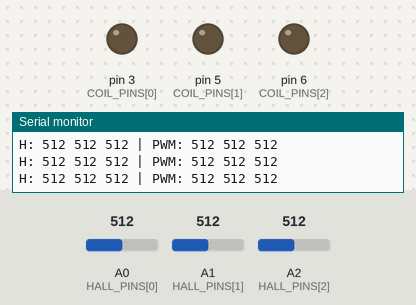
This sketch was run on a simulated Arduino Nano, built with avr-gcc and run on an emulated ATmega328P. On the bench: output pins drawn as LEDs (lit = HIGH), the last lines printed to the serial monitor. The inputs (shaded band) are chosen by the test bench; at power-on: A0 (HALL_PINS[0]) = 512, A1 (HALL_PINS[1]) = 512, A2 (HALL_PINS[2]) = 512.

Above: at 4.1 s.
4.2 s: A0 (HALL_PINS[0]) set to 306
At 5.2 s:
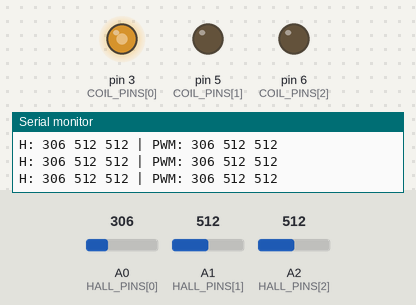
5.7 s: A1 (HALL_PINS[1]) set to 170
At 6.3 s:
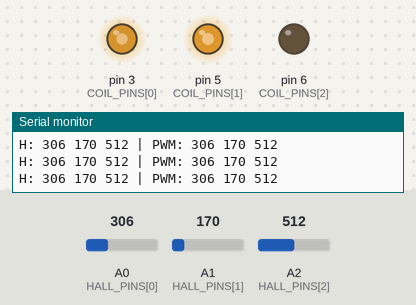
7.2 s: A2 (HALL_PINS[2]) set to 306
At 7.5 s:
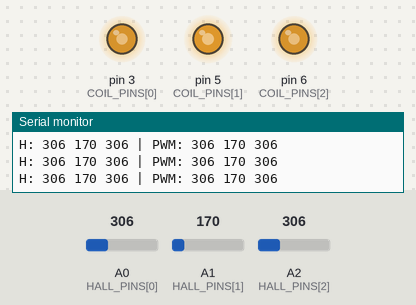
8.7 s: A1 (HALL_PINS[1]) set to 190
10.2 s: A0 (HALL_PINS[0]) set to 511
At 11.0 s:
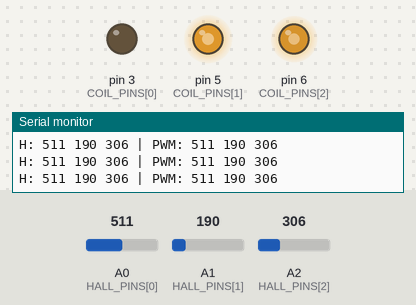
11.7 s: A2 (HALL_PINS[2]) set to 511
At 12.0 s:
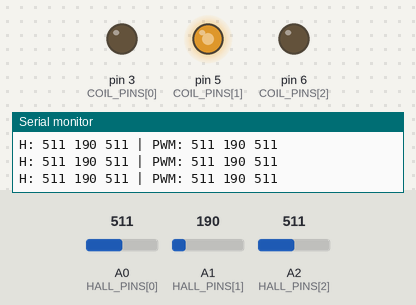
Timing chart, 0 to 14.2 s (numbered marks = the images above; inputs shaded):
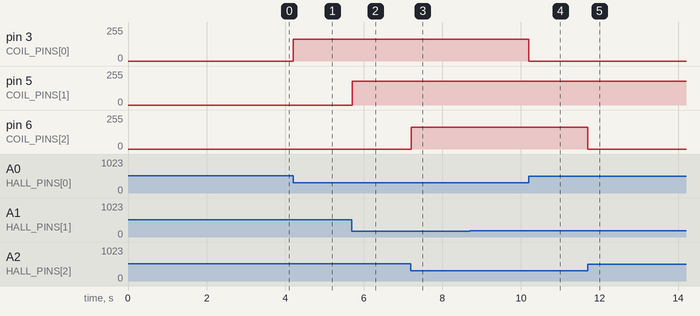

The sketch:

magnet.ino
```cpp
/*
  MAGNET — 3-coil levitation experiment
  Arduino Nano / ATmega328P

  Hardware:
    A0, A1, A2 : Hall sensors
    D3, D5, D6  : PWM -> MOSFET gate drivers for coils

  IMPORTANT:
  - Never drive a coil directly from an Arduino pin.
  - Use logic-level N-MOSFETs, flyback diodes, and a separate coil supply.
  - This is a STARTING controller, not a tuned levitation controller.
  - Hall sensor polarity and coil polarity must be calibrated experimentally.

  Concept:
  Three coils are arranged symmetrically around the steel ball.
  Each Hall sensor measures the local magnetic field.
  The controller uses the difference between each sensor and its calibrated
  center value to produce a correction for the corresponding coil.

  First test with very low PWM and WITHOUT the 40 g ball.
*/

const byte HALL_PINS[3] = {A0, A1, A2};
const byte COIL_PINS[3] = {3, 5, 6};

// Calibration: measured Hall value when the ball is at the desired center.
// Replace these after calibration.
float hallCenter[3] = {512.0, 512.0, 512.0};

// Controller gains — MUST be tuned experimentally.
float Kp[3] = {0.8, 0.8, 0.8};
float Kd[3] = {0.15, 0.15, 0.15};

// Feed-forward holding current.
// Start at zero. Increase very carefully only after feedback works.
int basePWM = 0;

float previousError[3] = {0, 0, 0};

const int PWM_MIN = 0;
const int PWM_MAX = 180;       // deliberately conservative starting limit
const unsigned long LOOP_US = 2000; // 500 Hz

unsigned long lastLoop = 0;

void setup() {
  Serial.begin(115200);

  for (int i = 0; i < 3; i++) {
    pinMode(HALL_PINS[i], INPUT);
    pinMode(COIL_PINS[i], OUTPUT);
    analogWrite(COIL_PINS[i], 0);
  }

  delay(1000);

  // Average a few hundred samples to get initial center values.
  // Keep the ball mechanically fixed at the desired center during this step.
  for (int i = 0; i < 3; i++) {
    long sum = 0;
    for (int n = 0; n < 300; n++) {
      sum += analogRead(HALL_PINS[i]);
      delay(2);
    }
    hallCenter[i] = sum / 300.0;
  }

  Serial.println(F("MAGNET controller started"));
  Serial.println(F("Hall centers:"));
  for (int i = 0; i < 3; i++) {
    Serial.println(hallCenter[i]);
  }
}

void loop() {
  unsigned long now = micros();
  if ((unsigned long)(now - lastLoop) < LOOP_US) return;

  float dt = (now - lastLoop) / 1000000.0;
  lastLoop = now;

  if (dt <= 0 || dt > 0.1) dt = LOOP_US / 1000000.0;

  for (int i = 0; i < 3; i++) {
    int raw = analogRead(HALL_PINS[i]);

    // Error: local magnetic field relative to center.
    float error = hallCenter[i] - raw;

    float derivative = (error - previousError[i]) / dt;
    previousError[i] = error;

    float correction = Kp[i] * error + Kd[i] * derivative;

    int pwm = (int)(basePWM + correction);

    pwm = constrain(pwm, PWM_MIN, PWM_MAX);

    analogWrite(COIL_PINS[i], pwm);

    // Serial output is intentionally slow; don't print every control cycle.
  }

  static unsigned long lastPrint = 0;
  if (millis() - lastPrint > 100) {
    lastPrint = millis();

    Serial.print(F("H: "));
    Serial.print(analogRead(A0));
    Serial.print(' ');
    Serial.print(analogRead(A1));
    Serial.print(' ');
    Serial.print(analogRead(A2));

    Serial.print(F(" | PWM: "));
    Serial.print((int)analogRead(A0));
    Serial.print(' ');
    Serial.print((int)analogRead(A1));
    Serial.print(' ');
    Serial.println((int)analogRead(A2));
  }
}
```

Measured:
- after the input at 4.2 s, pin 3 (COIL_PINS[0]): 0/255 → 164/255 at once
- after the input at 5.7 s, pin 5 (COIL_PINS[1]): 0/255 → 180/255 at once
- after the input at 7.2 s, pin 6 (COIL_PINS[2]): 0/255 → 164/255 at once
- after the input at 10.2 s, pin 3 (COIL_PINS[0]): 164/255 → 0/255 at once
- after the input at 11.7 s, pin 6 (COIL_PINS[2]): 164/255 → 0/255 at once
